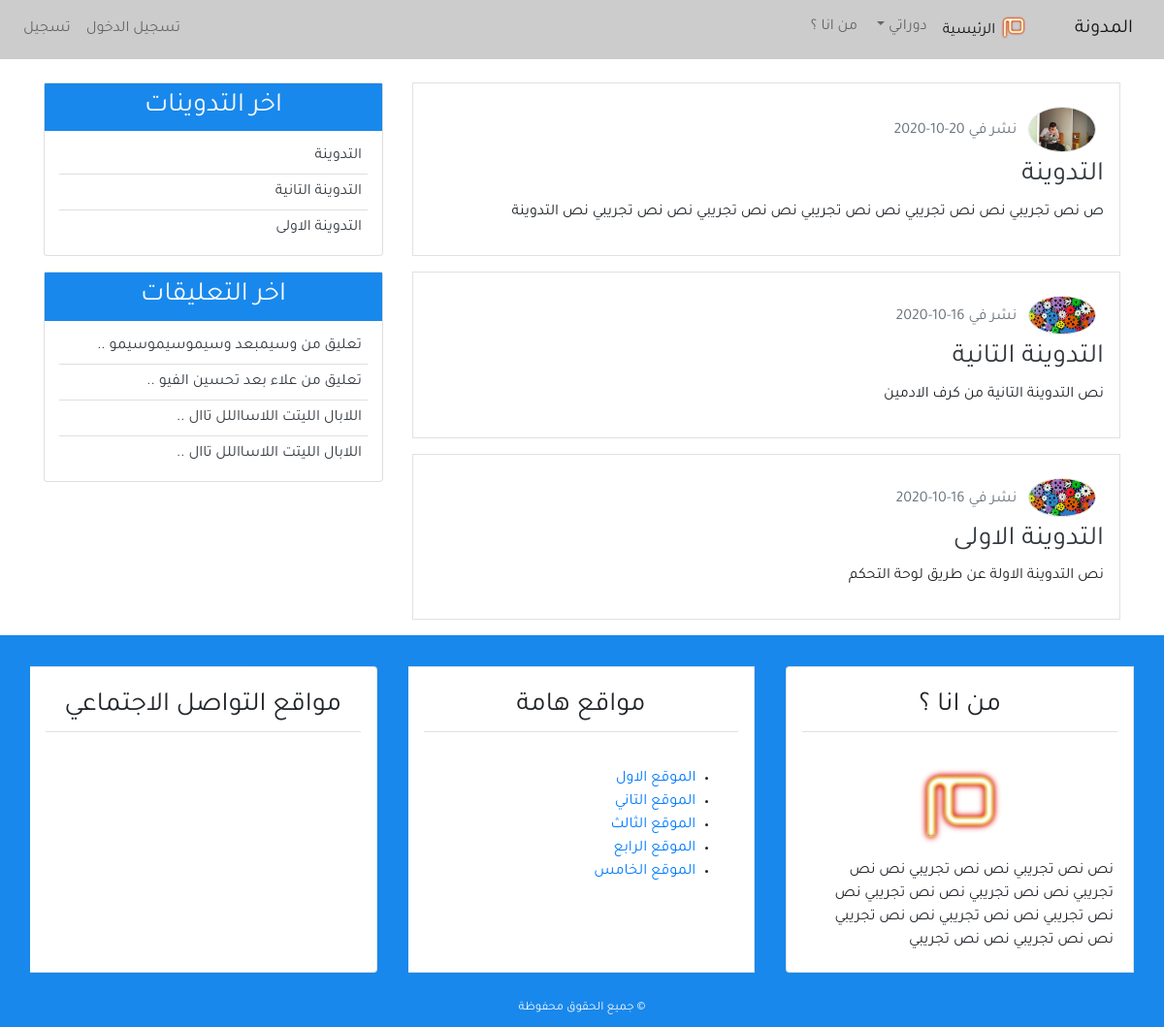
The page / on the database its author committed.
### blog/models.py (models this page shows, shortened)
class Post(models.Model):
    title = models.CharField(max_length=100, blank=True, null=True)
    content = models.TextField()
    post_date = models.DateTimeField(default=timezone.now )
    post_update = models.DateTimeField(auto_now = True)
    author = models.ForeignKey(User, on_delete=models.CASCADE)
    class Meta :
        ordering = ('-post_date',)

class Comment(models.Model):
    name = models.CharField(max_length=50, verbose_name ='الاسم ' )
    email = models.EmailField(verbose_name ='البريد الالكتروني')
    body = models.TextField(verbose_name =' التعليق ')
    comment_date = models.DateTimeField(auto_now_add=True)
    active = models.BooleanField(default=False)
    post = models.ForeignKey(Post, related_name='comments', on_delete=models.CASCADE)
    class Meta :
        ordering = ('-comment_date',)

### user/models.py (models this page shows, shortened)
class Profile(models.Model):
    image = models.ImageField(default='default.jpg', upload_to='profile_pics')
    user = models.OneToOneField(User, on_delete=models.CASCADE)

### blog/views.py (the view)
# urls.py: path('', views.home, name='home'),
def home(request) :
    context = {
        'title' : 'الصفحة الرئيسية ',
        'posts' : Post.objects.all()
    }
    return render(request,'blog/index.html',context)

### blog/templatetags/post_tag.py (called while the page is built)
@register.inclusion_tag('blog/latest_posts.html')  #decorator
def latest_posts() : #simple python function
    context ={
        'l_posts' :Post.objects.all()[0:5]
    }
    return context

@register.inclusion_tag('blog/latest_comments.html')  #decorator
def latest_comments() : #simple python function
    context ={
        'l_comments' : Comment.objects.filter(active = True)[:5],
    }
    return context

### blog/templates/blog/index.html (shortened to what this page needs)
{% extends 'blog/base.html' %}
{% block content %}
      {% for post in posts %}
      <div class="border p-3 mb-3">
<img class="img-fluid rounded-circle border m-2" width="70px"
 src="{{post.author.profile.image.url}}"
 alt="صورة الناشر ">
<span class="text-secondary">  نشر في  {{post.post_date|date:'d-m-Y'}}</span>
            <h3> <a class="text-dark" href="{% url 'detail' post.pk  %}"> {{post.title}} </a></h3>
            <p>{{post.content}}</p>
        </div>
      {% endfor %}
{% endblock content %}

### blog/templates/blog/latest_posts.html
<ul class="list-group-flush latest-post">
    {% for post  in l_posts  %}
      <li class="list-group-item latest-post-item" >
           <a class="text-dark" href="{% url 'detail' post.pk  %}"> {{post.title}} </a>
      </li>
    {% endfor %}
</ul>

### blog/templates/blog/latest_comments.html
<ul class="list-group-flush latest-comment">
    {% for comment  in l_comments  %}
      <li class="list-group-item latest-comment-item" >
           <a class="text-dark" href="{% url 'detail' comment.post.pk  %}">
            {% if comment.body|length > 25 %}
            {{comment.body|slice:'30'}} ..
            {% else %}
            {{comment.body}}
            {% endif %}
          </a>
      </li>
      {% empty %}
      <li class="list-group-item latest-comment-item" >  لا يوجد تعليقات </li>
    {% endfor %}
</ul>

### blog/static/blog/css/main.css (style rules this page uses)
html,body { direction: rtl; text-align: right; }
body { font-family: 'Tajawal' , sans-serif; }
.latest-post, .latest-comment { padding: 0 15px; }
.latest-post .latest-post-item, .latest-comment .latest-comment-item { padding: 6px; }
.latest-post li:first-child, .latest-comment li:first-child { border-top: 0; }
.latest-post li:last-child, .latest-comment li:last-child { border-bottom: 0; padding-bottom: 0; }

### rows shown on the page
Post: author.profile.image (picture), post_date "20-10-2020", title "التدوينة", content "ص نص تجريبي نص نص تجريبي نص نص تجريبي نص نص تجريبي نص نص تجريبي نص التدوينة"
Post: author.profile.image (picture), post_date "16-10-2020", title "التدوينة التانية", content "نص التدوينة التانية من كرف الادمين"
Post: author.profile.image (picture), post_date "16-10-2020", title "التدوينة الاولى", content "نص التدوينة الاولة عن طريق لوحة التحكم"
Comment: body "تعليق من وسيمبعد وسيموسيموسيمو"
Comment: body "تعليق من علاء بعد تحسين الفيو"
Comment: body "اللابال الليتت اللاسااللل تاال"
Comment: body "اللابال الليتت اللاسااللل تاال"
